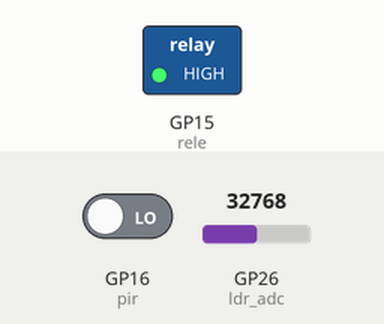
Bench run of a program on a simulated Raspberry Pi Pico running MicroPython. On the bench: switched loads named in the program (green lamp = pin HIGH). The test bench sets the inputs (shaded band); at power-on: GP16 (pir) LOW, GP26 (ldr_adc) = 32768 (analog values on the 0–65535 scale). WiFi joins after 1.5 s; the clock reads 2024-03-15 10:24:30 at power-on unless the program sets it; web requests get an empty 200 reply after 0.4 s; what the program prints to the serial console is not drawn.

Above: at 3.6 s.
3.7 s: GP16 (pir) driven HIGH
5.8 s: GP26 (ldr_adc) set to 10448
7.3 s: GP26 (ldr_adc) set to 9568
At 8.2 s:
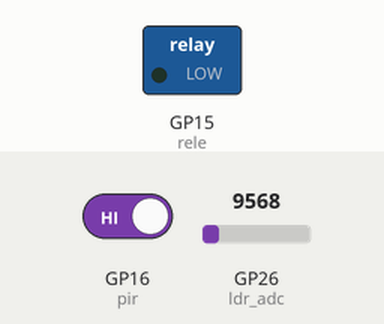
Timing chart, 0 to 10.3 s (numbered marks = the images above; inputs shaded):
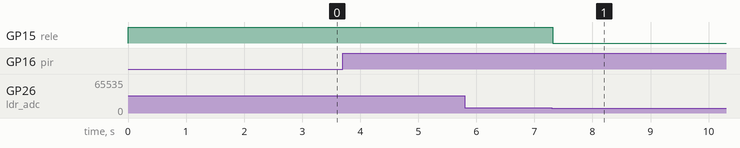

The program:

main.py
```python
from machine import Pin, ADC
import network
import urequests
import utime
import time

ssid = 'NETWORK_NAME'
password = 'PASSWORD'
API_BASE = 'http://IP_ADDRESS:5000'

ldr_adc = ADC(26)
pir = Pin(16, Pin.IN)
rele = Pin(15, Pin.OUT)

light_on = False
last_motion_time = 0
LDR_THRESHOLD = 10000
MOTION_TIMEOUT = 10

config = {
    "modo": "auto",
    "usar_pir": True,
    "usar_ldr": True,
    "usar_horario": False,
    "horario_inicio": "18:00",
    "horario_fim": "06:00"
}
last_config_check = 0
CONFIG_INTERVAL = 10


def conectar_wifi():
    wlan = network.WLAN(network.STA_IF)
    wlan.active(True)
    wlan.connect(ssid, password)

    start = utime.time()
    while not wlan.isconnected():
        if utime.time() - start > 10:
            print("Falha ao conectar ao Wi-Fi")
            return False
        utime.sleep(1)

    print("Wi-Fi conectado! IP:", wlan.ifconfig()[0])
    return True


def get_config():
    global config
    try:
        res = urequests.get(f"{API_BASE}/config")
        if res.status_code == 200:
            config = res.json()
            print("Nova configuração:", config)
        res.close()
    except Exception as e:
        print("Erro ao buscar config:", e)


def enviar_evento(evento):
    try:
        res = urequests.post(f"{API_BASE}/event", json={
            "event": evento,
            "source": "pico"
        })
        res.close()
    except Exception as e:
        print("Erro ao enviar evento:", e)


def dentro_do_horario(inicio_str, fim_str):
    try:
        agora = time.localtime()
        agora_min = agora[3] * 60 + agora[4]
        h_i, m_i = [int(x) for x in inicio_str.split(":")]
        h_f, m_f = [int(x) for x in fim_str.split(":")]
        ini_min = h_i * 60 + m_i
        fim_min = h_f * 60 + m_f

        if ini_min <= fim_min:
            return ini_min <= agora_min <= fim_min
        else:
            return agora_min >= ini_min or agora_min <= fim_min
    except:
        return True

rele.value(1)
conectado = conectar_wifi()

print("Sistema iniciado.")
get_config()

while True:
    current_time = utime.time()

    if current_time - last_config_check > CONFIG_INTERVAL:
        get_config()
        last_config_check = current_time

    ldr_value = ldr_adc.read_u16()
    motion_detected = pir.value()
    horario_ok = dentro_do_horario(config["horario_inicio"], config["horario_fim"])

    print("LDR:", ldr_value, "| Movimento:", motion_detected, "| Tempo sem movimento:", current_time - last_motion_time)

    if config["modo"] == "manual_on" and (not config.get("usar_horario") or horario_ok):
        if not light_on:
            print("Modo manual ON → Ligando luz")
            rele.value(0)
            light_on = True
            enviar_evento("ligada_manual")

    elif config["modo"] == "manual_off" or (config.get("usar_horario") and not horario_ok):
        if light_on:
            print("Modo manual OFF ou fora de horário → Desligando luz")
            rele.value(1)
            light_on = False
            enviar_evento("desligada_manual")

    elif config["modo"] == "auto":
        usar_pir = config.get("usar_pir", True)
        usar_ldr = config.get("usar_ldr", True)

        if usar_pir and motion_detected:
            last_motion_time = current_time
            print("Movimento detectado")

        deve_ligar = False
        if usar_pir and motion_detected:
            if not usar_ldr or ldr_value < LDR_THRESHOLD:
                deve_ligar = True
        elif not usar_pir and usar_ldr and ldr_value < LDR_THRESHOLD:
            deve_ligar = True

        if deve_ligar and not light_on:
            print("Condições para ligar → Ligando luz")
            rele.value(0)
            light_on = True
            enviar_evento("ligada_auto")

        # Desligar luz
        deve_desligar = False
        if usar_pir and (current_time - last_motion_time >= MOTION_TIMEOUT):
            deve_desligar = True
            print("Sem movimento suficiente")
        if usar_ldr and ldr_value > LDR_THRESHOLD:
            deve_desligar = True
            print("Ambiente claro")

        if (usar_pir or usar_ldr) and light_on and deve_desligar:
            print("Condições para desligar → Desligando luz")
            rele.value(1)
            light_on = False
            enviar_evento("desligada_auto")

    utime.sleep(0.5)
```

Measured:
- the behaviour switches between 10000 and 9984 on GP26 (ldr_adc) (found by bisection; images 0 and 1)
- after the input at 3.7 s, every drawn part: stays the same
- after the input at 5.8 s, every drawn part: stays the same
- after the input at 7.3 s, GP15 (rele): HIGH → LOW at once
